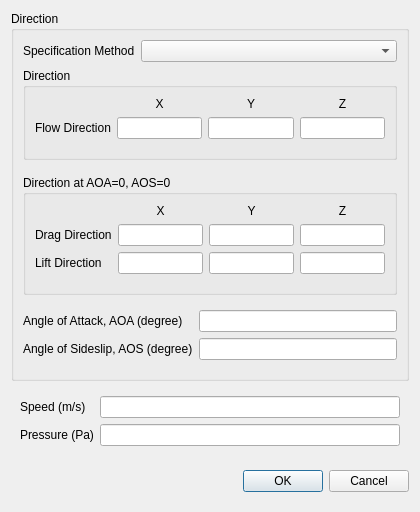
<?xml version="1.0" encoding="UTF-8"?>
<ui version="4.0">
 <class>FreeStreamDialog</class>
 <widget class="QDialog" name="FreeStreamDialog">
  <property name="geometry">
   <rect>
    <x>0</x>
    <y>0</y>
    <width>420</width>
    <height>499</height>
   </rect>
  </property>
  <property name="minimumSize">
   <size>
    <width>420</width>
    <height>0</height>
   </size>
  </property>
  <property name="windowTitle">
   <string>Free Stream Boundary Condition</string>
  </property>
  <layout class="QVBoxLayout" name="verticalLayout_2">
   <item>
    <widget class="QGroupBox" name="groupBox_2">
     <property name="maximumSize">
      <size>
       <width>420</width>
       <height>16777215</height>
      </size>
     </property>
     <property name="title">
      <string>Direction</string>
     </property>
     <layout class="QVBoxLayout" name="verticalLayout_8">
      <item>
       <widget class="QWidget" name="widget_7" native="true">
        <layout class="QFormLayout" name="formLayout_5">
         <property name="leftMargin">
          <number>0</number>
         </property>
         <property name="topMargin">
          <number>0</number>
         </property>
         <property name="rightMargin">
          <number>0</number>
         </property>
         <property name="bottomMargin">
          <number>0</number>
         </property>
         <item row="0" column="0">
          <widget class="QLabel" name="label_7">
           <property name="text">
            <string>Specification Method</string>
           </property>
          </widget>
         </item>
         <item row="0" column="1">
          <widget class="PythonComboBox" name="specificationMethod"/>
         </item>
        </layout>
       </widget>
      </item>
      <item>
       <widget class="QGroupBox" name="directFlowDirection">
        <property name="title">
         <string>Direction</string>
        </property>
        <layout class="QVBoxLayout" name="verticalLayout_9">
         <item>
          <widget class="QWidget" name="widget_8" native="true">
           <layout class="QGridLayout" name="gridLayout_3">
            <property name="leftMargin">
             <number>0</number>
            </property>
            <property name="topMargin">
             <number>0</number>
            </property>
            <property name="rightMargin">
             <number>0</number>
            </property>
            <item row="1" column="2">
             <widget class="QLineEdit" name="flowDirectionY"/>
            </item>
            <item row="1" column="3">
             <widget class="QLineEdit" name="flowDirectionZ"/>
            </item>
            <item row="0" column="3">
             <widget class="QLabel" name="label_8">
              <property name="text">
               <string>Z</string>
              </property>
              <property name="alignment">
               <set>Qt::AlignCenter</set>
              </property>
             </widget>
            </item>
            <item row="0" column="2">
             <widget class="QLabel" name="label_12">
              <property name="text">
               <string>Y</string>
              </property>
              <property name="alignment">
               <set>Qt::AlignCenter</set>
              </property>
             </widget>
            </item>
            <item row="1" column="0">
             <widget class="QLabel" name="label_20">
              <property name="text">
               <string>Flow Direction</string>
              </property>
             </widget>
            </item>
            <item row="1" column="1">
             <widget class="QLineEdit" name="flowDirectionX"/>
            </item>
            <item row="0" column="1">
             <widget class="QLabel" name="label_21">
              <property name="text">
               <string>X</string>
              </property>
              <property name="alignment">
               <set>Qt::AlignCenter</set>
              </property>
             </widget>
            </item>
           </layout>
          </widget>
         </item>
        </layout>
       </widget>
      </item>
      <item>
       <widget class="QWidget" name="anglesFlowDirection" native="true">
        <layout class="QVBoxLayout" name="verticalLayout_10">
         <property name="leftMargin">
          <number>0</number>
         </property>
         <property name="rightMargin">
          <number>0</number>
         </property>
         <item>
          <widget class="QGroupBox" name="groupBox_4">
           <property name="title">
            <string>Direction at AOA=0, AOS=0</string>
           </property>
           <layout class="QVBoxLayout" name="verticalLayout_11">
            <item>
             <widget class="QWidget" name="widget_9" native="true">
              <layout class="QGridLayout" name="gridLayout_4">
               <property name="leftMargin">
                <number>0</number>
               </property>
               <property name="topMargin">
                <number>0</number>
               </property>
               <property name="rightMargin">
                <number>0</number>
               </property>
               <item row="0" column="3">
                <widget class="QLabel" name="label_22">
                 <property name="text">
                  <string>Z</string>
                 </property>
                 <property name="alignment">
                  <set>Qt::AlignCenter</set>
                 </property>
                </widget>
               </item>
               <item row="0" column="1">
                <widget class="QLabel" name="label_23">
                 <property name="text">
                  <string>X</string>
                 </property>
                 <property name="alignment">
                  <set>Qt::AlignCenter</set>
                 </property>
                </widget>
               </item>
               <item row="1" column="1">
                <widget class="QLineEdit" name="dragDirectionX"/>
               </item>
               <item row="0" column="2">
                <widget class="QLabel" name="label_24">
                 <property name="text">
                  <string>Y</string>
                 </property>
                 <property name="alignment">
                  <set>Qt::AlignCenter</set>
                 </property>
                </widget>
               </item>
               <item row="1" column="3">
                <widget class="QLineEdit" name="dragDirectionZ"/>
               </item>
               <item row="1" column="2">
                <widget class="QLineEdit" name="dragDirectionY"/>
               </item>
               <item row="1" column="0">
                <widget class="QLabel" name="label_25">
                 <property name="text">
                  <string>Drag Direction</string>
                 </property>
                </widget>
               </item>
               <item row="2" column="0">
                <widget class="QLabel" name="label_26">
                 <property name="text">
                  <string>Lift Direction</string>
                 </property>
                </widget>
               </item>
               <item row="2" column="1">
                <widget class="QLineEdit" name="liftDirectionX"/>
               </item>
               <item row="2" column="2">
                <widget class="QLineEdit" name="liftDirectionY"/>
               </item>
               <item row="2" column="3">
                <widget class="QLineEdit" name="liftDirectionZ"/>
               </item>
              </layout>
             </widget>
            </item>
           </layout>
          </widget>
         </item>
         <item>
          <widget class="QWidget" name="widget_10" native="true">
           <layout class="QFormLayout" name="formLayout_6">
            <property name="leftMargin">
             <number>0</number>
            </property>
            <property name="rightMargin">
             <number>0</number>
            </property>
            <property name="bottomMargin">
             <number>0</number>
            </property>
            <item row="0" column="0">
             <widget class="QLabel" name="label_27">
              <property name="text">
               <string>Angle of Attack, AOA (degree)</string>
              </property>
             </widget>
            </item>
            <item row="0" column="1">
             <widget class="QLineEdit" name="AoA"/>
            </item>
            <item row="1" column="0">
             <widget class="QLabel" name="label_28">
              <property name="text">
               <string>Angle of Sideslip, AOS (degree)</string>
              </property>
             </widget>
            </item>
            <item row="1" column="1">
             <widget class="QLineEdit" name="AoS"/>
            </item>
           </layout>
          </widget>
         </item>
        </layout>
       </widget>
      </item>
     </layout>
    </widget>
   </item>
   <item>
    <widget class="QWidget" name="dialogContents" native="true">
     <layout class="QVBoxLayout" name="verticalLayout">
      <property name="leftMargin">
       <number>0</number>
      </property>
      <property name="topMargin">
       <number>0</number>
      </property>
      <property name="rightMargin">
       <number>0</number>
      </property>
      <property name="bottomMargin">
       <number>0</number>
      </property>
      <item>
       <widget class="QWidget" name="widget" native="true">
        <layout class="QFormLayout" name="formLayout_3">
         <item row="1" column="0">
          <widget class="QLabel" name="label_9">
           <property name="text">
            <string>Pressure (Pa)</string>
           </property>
          </widget>
         </item>
         <item row="1" column="1">
          <widget class="QLineEdit" name="pressure">
           <property name="sizePolicy">
            <sizepolicy hsizetype="Expanding" vsizetype="Fixed">
             <horstretch>0</horstretch>
             <verstretch>0</verstretch>
            </sizepolicy>
           </property>
          </widget>
         </item>
         <item row="0" column="0">
          <widget class="QLabel" name="label_10">
           <property name="text">
            <string>Speed (m/s)</string>
           </property>
          </widget>
         </item>
         <item row="0" column="1">
          <widget class="QLineEdit" name="speed"/>
         </item>
        </layout>
       </widget>
      </item>
     </layout>
    </widget>
   </item>
   <item>
    <widget class="QWidget" name="widget_4" native="true">
     <layout class="QHBoxLayout" name="horizontalLayout_3">
      <property name="rightMargin">
       <number>0</number>
      </property>
      <item>
       <spacer name="horizontalSpacer_2">
        <property name="orientation">
         <enum>Qt::Horizontal</enum>
        </property>
        <property name="sizeHint" stdset="0">
         <size>
          <width>208</width>
          <height>20</height>
         </size>
        </property>
       </spacer>
      </item>
      <item>
       <widget class="QPushButton" name="ok">
        <property name="text">
         <string>OK</string>
        </property>
       </widget>
      </item>
      <item>
       <widget class="QPushButton" name="cancel">
        <property name="text">
         <string>Cancel</string>
        </property>
       </widget>
      </item>
     </layout>
    </widget>
   </item>
  </layout>
 </widget>
 <customwidgets>
  <customwidget>
   <class>PythonComboBox</class>
   <extends>QComboBox</extends>
   <header location="global">widgets.python_combo_box</header>
  </customwidget>
 </customwidgets>
 <tabstops>
  <tabstop>specificationMethod</tabstop>
  <tabstop>flowDirectionX</tabstop>
  <tabstop>flowDirectionY</tabstop>
  <tabstop>flowDirectionZ</tabstop>
  <tabstop>dragDirectionX</tabstop>
  <tabstop>dragDirectionY</tabstop>
  <tabstop>dragDirectionZ</tabstop>
  <tabstop>liftDirectionX</tabstop>
  <tabstop>liftDirectionY</tabstop>
  <tabstop>liftDirectionZ</tabstop>
  <tabstop>AoA</tabstop>
  <tabstop>AoS</tabstop>
  <tabstop>speed</tabstop>
  <tabstop>pressure</tabstop>
  <tabstop>ok</tabstop>
  <tabstop>cancel</tabstop>
 </tabstops>
 <resources/>
 <connections>
  <connection>
   <sender>cancel</sender>
   <signal>clicked()</signal>
   <receiver>FreeStreamDialog</receiver>
   <slot>reject()</slot>
   <hints>
    <hint type="sourcelabel">
     <x>373</x>
     <y>195</y>
    </hint>
    <hint type="destinationlabel">
     <x>209</x>
     <y>112</y>
    </hint>
   </hints>
  </connection>
 </connections>
</ui>
